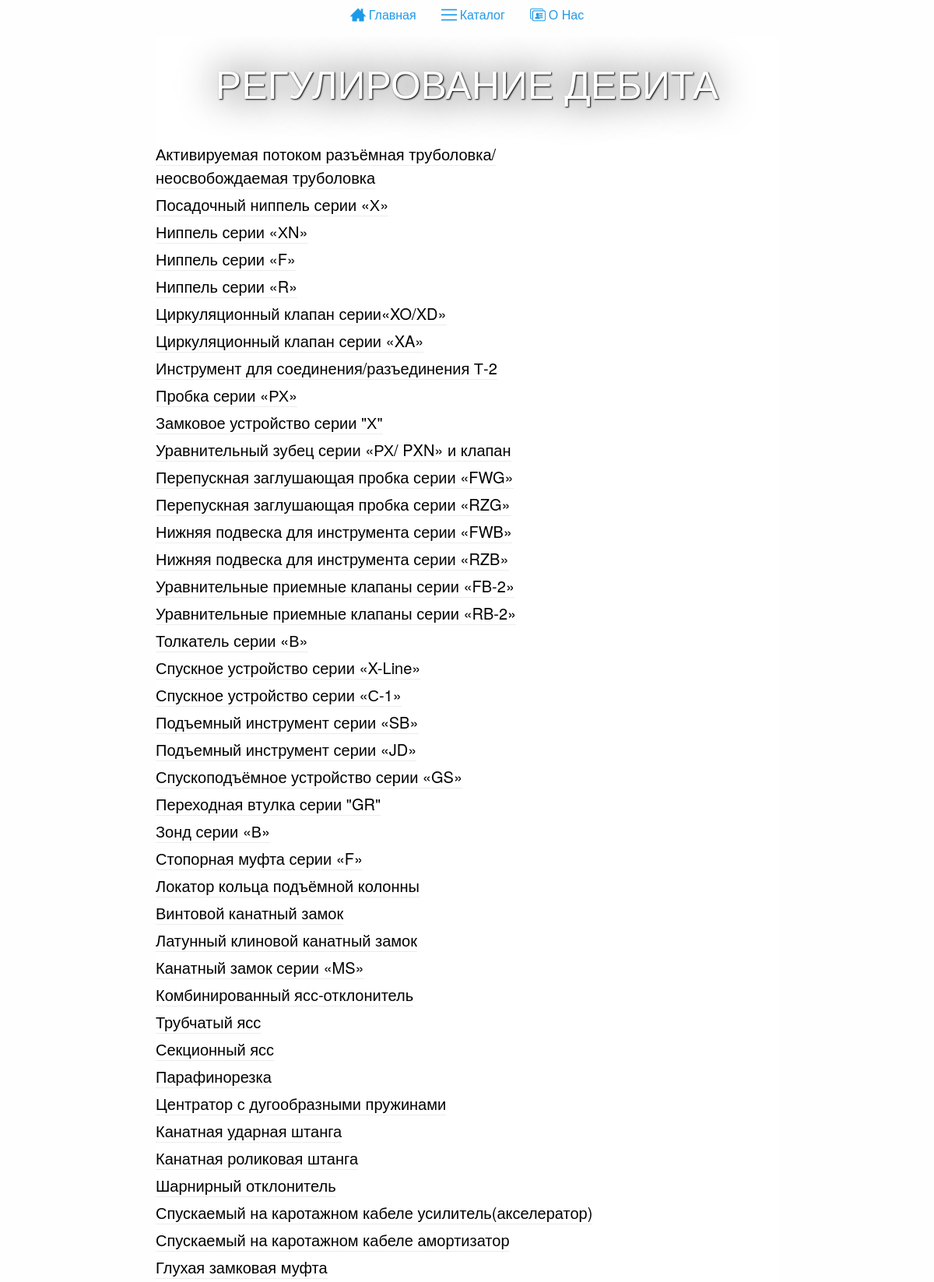
The page /catalog/3 (upper part) on the database its author committed.
### main/models.py (models this page shows, shortened)
class Category(models.Model):
	title = models.CharField(max_length=300, unique=True)
	class Meta:
		verbose_name = 'Категория'
		verbose_name_plural = 'Категории'

class Product(models.Model):
	title = models.CharField(max_length=300, verbose_name="Название")
	category = models.ForeignKey(Category)
	desctiption = RedactorField(max_length=3000, verbose_name="Описание")
	text = RedactorField(max_length=3000, verbose_name="Особенности", blank=True)
	image = models.ImageField(upload_to='images/')
	specification_image = models.ImageField(upload_to='images/specifications')
	promoted = models.BooleanField(default=False)
	promoted_name = models.CharField(max_length=300)
	class Meta:
		verbose_name = 'Продукт'
		verbose_name_plural = 'Продукты'
	def __str__(self):
		return '{}'.format(self.title)
	def admin_thumbnail(self):
		return u'<img src="{0}" height="300px"/>'.format(self.image.url)
	admin_thumbnail.short_description = 'Thumbnail'
	admin_thumbnail.allow_tags = True

### main/views.py (the view)
# urls.py: url(r'^catalog/([0-9]+)', product_list, name='product_list'),
def product_list(request, category_id):
	cs = Category.objects.all()
	category = Category.objects.get(id=category_id)
	ps = Product.objects.filter(category__id=category_id)
	return render_to_response('product_list.html', context={'products' : ps,  'category_id':category_id, 'category':category, 'categories':cs})

### templates/product_list.html (shortened to what this page needs)
{% extends 'base.html' %}
{% load static %}
{% block content%}
		<div class="content">
			<main class="main-index">
				<div class="banner banner--second-narrow banner--product-list">
					<h1>{{category.title}}</h1>
				</div>
				<div class="product-list">
					<div class="product-list__list">
						{% for p in products %}
							<div style="margin-bottom: 5px;">
								<a style="border-bottom:1px solid #ececec;" class="product-link" href="{% url 'product' p.id %}" data-image="{{p.image.url}}">{{p}}</a>
								<br/>
							</div>
						{% endfor %}
					</div>
				</div>
			</main>
		</div>
{% endblock %}

### static/css/styles.css (style rules this page uses)
body, html { height: 100%; }
body { font-family: Arimo; margin: 0; padding: 0; background-color: #f1f1f1; }
p, h1,h2,h3,h4,h5,h6,ul,li { margin: 0; padding: 0; }
* { box-sizing: border-box; }
.content { min-height: 100%; }
.header, .main-index, .footer { background-color: #fff; }
.header, .main-index { margin-right: auto; margin-left: auto; }
.main-index { display: block; padding: 5px 0px 10px 0px; overflow: auto; }
.banner { display: block; height: 350px; background-image: url("../img/blacklogo.jpg"); background-size: contain; background-repeat: no-repeat; background-position: right; margin-top: 10px; text-shadow: 1px 1px 2px black, 0 0 1em #000; }
.banner--second-narrow { background-size: cover; background-position: 0 -250px; height:85px; }
.banner--product-list h1 { font-size: 50px; line-height: 85px; color: #fff; text-align: center; text-transform: uppercase; text-shadow: 1px 1px 2px black, 0 0 1em #000; }
.product-list { overflow:hidden; padding-top: 35px; margin-bottom: 80px; }
.product-list__list { width: 75%; font-size: 20px; float: left; }
.product-link { text-decoration: none; color: #000; }

### rows shown on the page
Category: title "РЕГУЛИРОВАНИЕ ДЕБИТА"
Product: title "Активируемая потоком разъёмная труболовка/неосвобождаемая труболовка"
Product: title "Посадочный ниппель серии «Х»"
Product: title "Ниппель серии «ХN»"
Product: title "Ниппель серии «F»"
Product: title "Ниппель серии «R»"
Product: title "Циркуляционный клапан серии«XO/XD»"
Product: title "Циркуляционный клапан серии «XA»"
Product: title "Инструмент для соединения/разъединения Т-2"
Product: title "Пробка серии «РХ»"
Product: title "Замковое устройство серии \"Х\""
Product: title "Уравнительный зубец серии «РХ/ PXN» и клапан"
Product: title "Перепускная заглушающая пробка серии «FWG»"
Product: title "Перепускная заглушающая пробка серии «RZG»"
Product: title "Нижняя подвеска для инструмента серии «FWB»"
Product: title "Нижняя подвеска для инструмента серии «RZB»"
Product: title "Уравнительные приемные клапаны серии «FB-2»"
Product: title "Уравнительные приемные клапаны серии «RB-2»"
Product: title "Толкатель серии «В»"
Product: title "Спускное устройство серии «X-Line»"
Product: title "Спускное устройство серии «С-1»"
Product: title "Подъемный инструмент серии «SB»"
Product: title "Подъемный инструмент серии «JD»"
Product: title "Спускоподъёмное устройство серии «GS»"
Product: title "Переходная втулка серии \"GR\""
Product: title "Зонд серии «В»"
Product: title "Стопорная муфта серии «F»"
Product: title "Локатор кольца подъёмной колонны"
Product: title "Винтовой канатный замок"
Product: title "Латунный клиновой канатный замок"
Product: title "Канатный замок серии «MS»"
Product: title "Комбинированный ясс-отклонитель"
Product: title "Трубчатый ясс"
Product: title "Секционный ясс"
Product: title "Парафинорезка"
Product: title "Центратор с дугообразными пружинами"
Product: title "Канатная ударная штанга"
Product: title "Канатная роликовая штанга"
Product: title "Шарнирный отклонитель"
Product: title "Спускаемый на каротажном кабеле усилитель(акселератор)"
Product: title "Спускаемый на каротажном кабеле амортизатор"
Product: title "Глухая замковая муфта"
